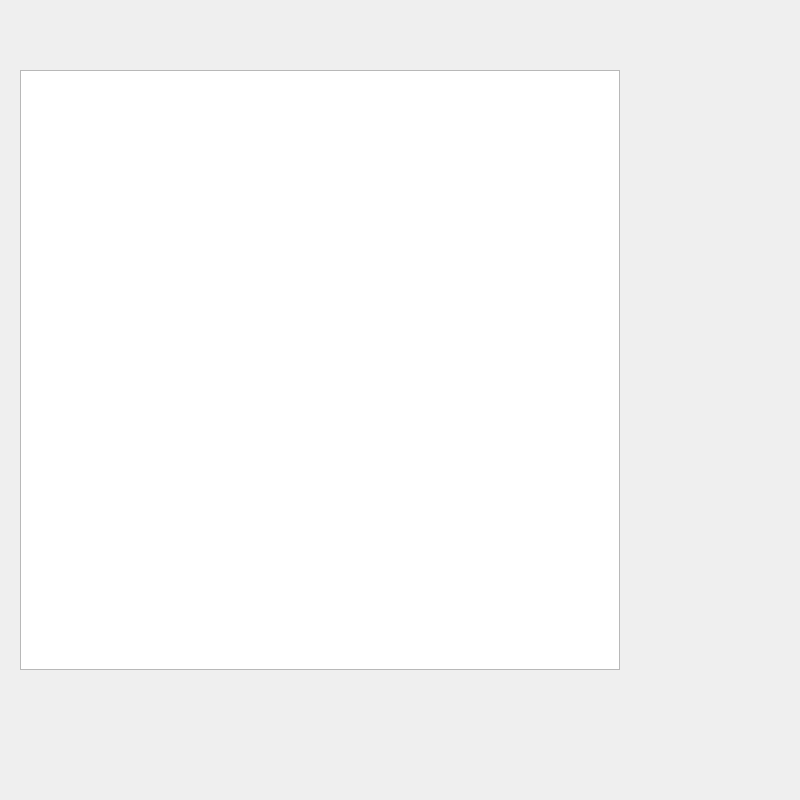
<?xml version="1.0" encoding="UTF-8"?>
<ui version="4.0">
 <class>output</class>
 <widget class="QWidget" name="output">
  <property name="geometry">
   <rect>
    <x>0</x>
    <y>0</y>
    <width>800</width>
    <height>800</height>
   </rect>
  </property>
  <property name="windowTitle">
   <string>output</string>
  </property>
  <widget class="QTextBrowser" name="textBrowser">
   <property name="geometry">
    <rect>
     <x>20</x>
     <y>70</y>
     <width>600</width>
     <height>600</height>
    </rect>
   </property>
  </widget>
 </widget>
 <layoutdefault spacing="6" margin="11"/>
 <resources/>
 <connections/>
</ui>
